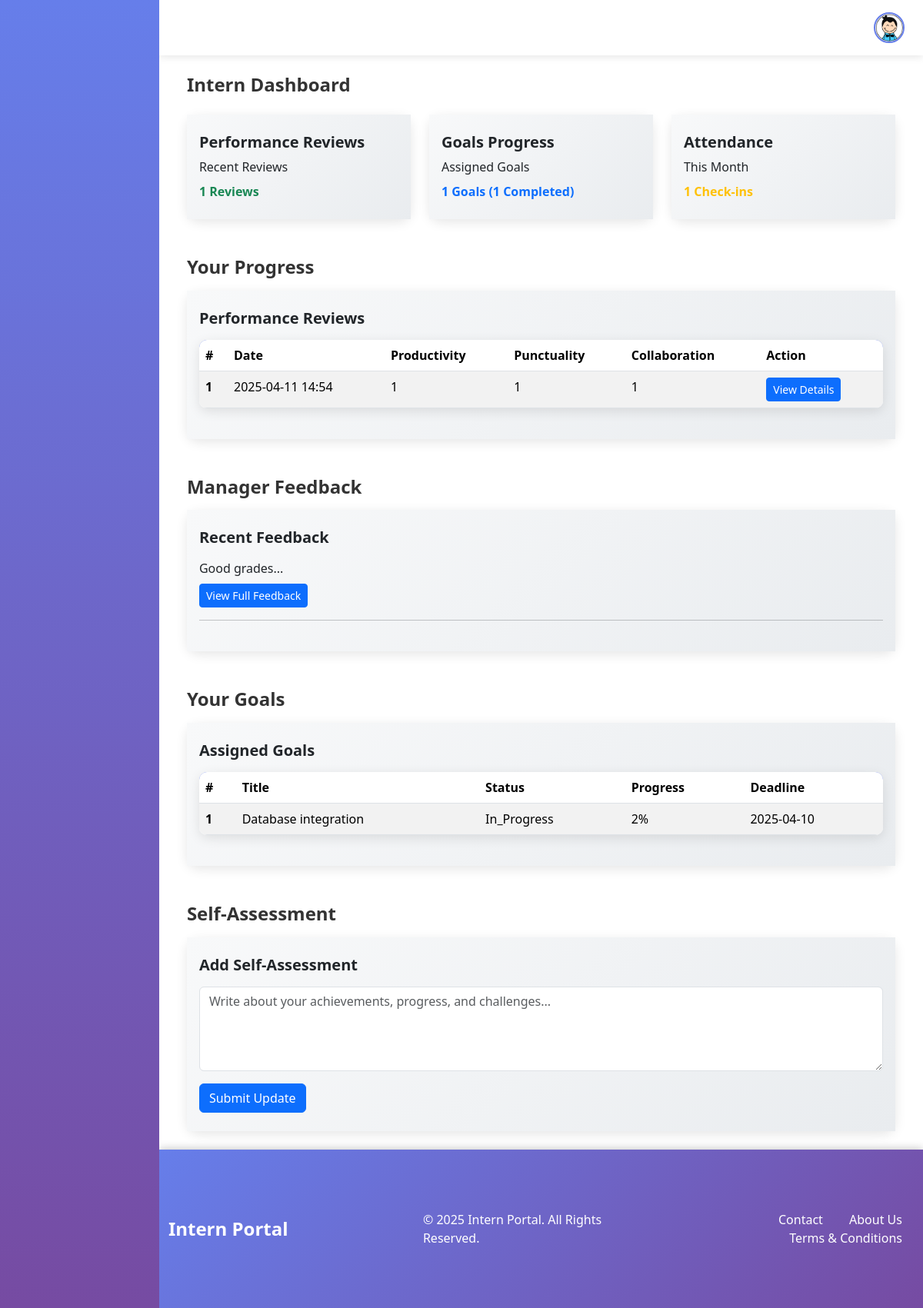
The page /intern_dashboard/10/ (signed in) on the database its author committed.
### accounts/models.py (models this page shows, shortened)
class PerformanceReview(models.Model):
    user = models.ForeignKey(CustomUser, on_delete=models.CASCADE)  # employee or intern
    date = models.DateTimeField(auto_now_add=True)
    productivity_score = models.IntegerField()
    punctuality_score = models.IntegerField()
    collaboration_score = models.IntegerField()
    goals = models.TextField()
    feedback = models.TextField()

class Goal(models.Model):
    STATUS_CHOICES = [
        ('in_progress', 'In Progress'),
        ('achieved', 'Achieved'),
        ('missed', 'Missed'),
    ]
    title = models.CharField(max_length=100, null=True)
    description = models.TextField()
    status = models.CharField(max_length=100, choices=STATUS_CHOICES)
    progress = models.PositiveIntegerField(default=0)
    created_at = models.DateTimeField(auto_now_add=True, null=True)
    deadline = models.DateTimeField(null=True)
    assigned_to = models.ForeignKey(CustomUser,on_delete=models.CASCADE,related_name="goals", null=True)
    completed = models.BooleanField(default=False, null=True)

### accounts/views.py (the view)
# urls.py: path('intern_dashboard/<int:user_id>/', views.intern_dashboard, name="intern_dashboard"),
def intern_dashboard(request, user_id):
    user = get_object_or_404(CustomUser, id=user_id, user_type=UserTypes.INTERN)
    if request.user != user:
        return redirect('user_login')  # Ensure only the intern can access their dashboard
    performance_reviews = PerformanceReview.objects.filter(user=user).order_by('-date')[:3]
    goals = Goal.objects.filter(assigned_to=user).order_by('-created_at')
    goals_completed = goals.filter(completed=True).count()
    attendance_records = Attend.objects.filter(attender=user).order_by('-datetime')
    data = {
        'user': user,
        'performance_reviews': performance_reviews,
        'goals': goals,
        'goals_completed': goals_completed,
        'attendance_records': attendance_records,
    }
    return render(request, "intern/intern_dashboard.html", data)

### templates/intern/intern_dashboard.html (shortened to what this page needs)
{% load static %}
<!DOCTYPE html>
<html lang="en">
<head>
    <link href="https://cdn.lineicons.com/4.0/lineicons.css" rel="stylesheet" />
    <link href="https://cdn.jsdelivr.net/npm/bootstrap@5.3.2/dist/css/bootstrap.min.css" rel="stylesheet"
>
    <link rel="stylesheet" href="{% static 'css/style.css' %}">
</head>
<body>
    <div class="wrapper">
        <aside id="sidebar">
            <div class="d-flex align-items-center p-3">
                <button class="toggle-btn" type="button">
                </button>
            </div>
            <ul class="sidebar-nav">
                <li class="sidebar-item">
                    <a href="{% url 'intern_dashboard' user.id %}" class="sidebar-link">
                    </a>
                </li>
                <li class="sidebar-item">
                    <a href="{% url 'goals' %}" class="sidebar-link">
                    </a>
                </li>
                <li class="sidebar-item">
                    <a href="{% url 'Self_Assessment' %}" class="sidebar-link">
                    </a>
                </li>
                <li class="sidebar-item">
                    <a href="{% url 'attendance' %}" class="sidebar-link">
                    </a>
                </li>
                <li class="sidebar-item">
                    <a href="{% url 'logout' %}" class="sidebar-link">
                    </a>
                </li>
            </ul>
        </aside>
        <div class="main">
            <nav class="navbar navbar-expand px-4 py-3">
                <div class="navbar-collapse collapse">
                    <ul class="navbar-nav ms-auto">
                        <li class="nav-item dropdown">
                            <a href="#" data-bs-toggle="dropdown" class="nav-icon pe-md-0">
                                <img src="{% static 'img/user.png' %}" class="avatar img-fluid" alt="User Avatar">
                            </a>
                        </li>
                    </ul>
                </div>
            </nav>
            <main class="content px-4 py-4">
                <div class="container-fluid">
                    <h3 class="fw-bold fs-4 mb-4">Intern Dashboard</h3>
                    <div class="row g-4">
                        <div class="col-12 col-md-4">
                            <div class="card">
                                <div class="card-body py-4">
                                    <h5 class="mb-2 fw-bold">Performance Reviews</h5>
                                    <p class="mb-2">Recent Reviews</p>
                                    <div class="mb-0">
                                        <span class="fw-bold text-success">
                                            {{ performance_reviews|length }} Reviews
                                        </span>
                                    </div>
                                </div>
                            </div>
                        </div>
                        <div class="col-12 col-md-4">
                            <div class="card">
                                <div class="card-body py-4">
                                    <h5 class="mb-2 fw-bold">Goals Progress</h5>
                                    <p class="mb-2">Assigned Goals</p>
                                    <div class="mb-0">
                                        <span class="fw-bold text-primary">
                                            {{ goals|length }} Goals ({{ goals_completed }} Completed)
                                        </span>
                                    </div>
                                </div>
                            </div>
                        </div>
                        <div class="col-12 col-md-4">
                            <div class="card">
                                <div class="card-body py-4">
                                    <h5 class="mb-2 fw-bold">Attendance</h5>
                                    <p class="mb-2">This Month</p>
                                    <div class="mb-0">
                                        <span class="fw-bold text-warning">
                                            {{ attendance_records|length }} Check-ins
                                        </span>
                                    </div>
                                </div>
                            </div>
                        </div>
                    </div>
                    <h3 class="fw-bold fs-4 mt-5 mb-3">Your Progress</h3>
                    <div class="row">
                        <div class="col-12">
                            <div class="card">
                                <div class="card-body py-4">
                                    <h5 class="mb-3 fw-bold">Performance Reviews</h5>
                                    <table class="table table-striped">
                                        <thead>
                                            <tr>
                                                <th scope="col">#</th>
                                                <th scope="col">Date</th>
                                                <th scope="col">Productivity</th>
                                                <th scope="col">Punctuality</th>
                                                <th scope="col">Collaboration</th>
                                                <th scope="col">Action</th>
                                            </tr>
                                        </thead>
                                        <tbody>
                                            {% for review in performance_reviews %}
                                            <tr>
                                                <th scope="row">{{ forloop.counter }}</th>
                                                <td>{{ review.date|date:'Y-m-d H:i' }}</td>
                                                <td>{{ review.productivity_score }}</td>
                                                <td>{{ review.punctuality_score }}</td>
                                                <td>{{ review.collaboration_score }}</td>
                                                <td>
                                                    <a href="{% url 'intern_performance_details' review.id %}" class="btn btn-primary btn-sm">View Details</a>
                                                </td>
                                            </tr>
                                            {% empty %}
                                            <tr>
                                                <td colspan="6">No reviews available.</td>
                                            </tr>
                                            {% endfor %}
                                        </tbody>
                                    </table>
                                </div>
                            </div>
                        </div>
                    </div>
                    <h3 class="fw-bold fs-4 mt-5 mb-3">Manager Feedback</h3>
                    <div class="row">
                        <div class="col-12">
                            <div class="card">
                                <div class="card-body py-4">
                                    <h5 class="mb-3 fw-bold">Recent Feedback</h5>
                                    {% for review in performance_reviews %}
                                    <p class="mb-2">{{ review.feedback|slice:":100" }}...</p>
                                    <button class="btn btn-primary btn-sm" data-bs-toggle="modal" data-bs-target="#feedbackModal"
                                        data-feedback="{{ review.feedback }}">View Full Feedback</button>
                                    <hr>
                                    {% empty %}
                                    <p>No feedback available.</p>
                                    {% endfor %}
                                </div>
                            </div>
                        </div>
                    </div>
                    <h3 class="fw-bold fs-4 mt-5 mb-3">Your Goals</h3>
                    <div class="row">
                        <div class="col-12">
                            <div class="card">
                                <div class="card-body py-4">
                                    <h5 class="mb-3 fw-bold">Assigned Goals</h5>
                                    <table class="table table-striped">
                                        <thead>
                                            <tr>
                                                <th scope="col">#</th>
                                                <th scope="col">Title</th>
                                                <th scope="col">Status</th>
                                                <th scope="col">Progress</th>
                                                <th scope="col">Deadline</th>
                                            </tr>
                                        </thead>
                                        <tbody>
                                            {% for goal in goals %}
                                            <tr>
                                                <th scope="row">{{ forloop.counter }}</th>
                                                <td>{{ goal.title }}</td>
                                                <td>{{ goal.status|title }}</td>
                                                <td>{{ goal.progress }}%</td>
                                                <td>{{ goal.deadline|date:'Y-m-d' }}</td>
                                            </tr>
                                            {% empty %}
                                            <tr>
                                                <td colspan="5">No goals assigned.</td>
                                            </tr>
                                            {% endfor %}
                                        </tbody>
                                    </table>
                                </div>
                            </div>
                        </div>
                    </div>
                    <h3 class="fw-bold fs-4 mt-5 mb-3">Self-Assessment</h3>
                    <div class="row">
                        <div class="col-12">
                            <div class="card">
                                <div class="card-body py-4">
                                    <h5 class="mb-3 fw-bold">Add Self-Assessment</h5>
                                    <form method="post" action="{% url 'Self_Assessment' %}">
                                        <div class="mb-3">
                                            <textarea class="form-control" id="selfAssessment" name="selfAssessment" rows="4"
                                                placeholder="Write about your achievements, progress, and challenges..." required></textarea>
                                        </div>
                                        <button type="submit" class="btn btn-primary">Submit Update</button>
                                    </form>
                                </div>
                            </div>
                        </div>
                    </div>
                </div>
            </main>
            <footer class="footer">
                <div class="container-fluid">
                    <div class="row align-items-center text-center text-md-start">
                        <div class="col-md-4 mb-3 mb-md-0">
                            <a href="#" class="footer-brand">Intern Portal</a>
                        </div>
                        <div class="col-md-4 mb-3 mb-md-0">
                            <p class="mb-0">© 2025 Intern Portal. All Rights Reserved.</p>
                        </div>
                        <div class="col-md-4 text-md-end">
                            <ul class="list-inline mb-0">
                                <li class="list-inline-item">
                                    <a href="#">Contact</a>
                                </li>
                                <li class="list-inline-item">
                                    <a href="#">About Us</a>
                                </li>
                                <li class="list-inline-item">
                                    <a href="#">Terms & Conditions</a>
                                </li>
                            </ul>
                        </div>
                    </div>
                </div>
            </footer>
        </div>
    </div>
</body>
</html>

### rows shown on the page
PerformanceReview: date "2025-04-11 14:54", productivity_score "1", punctuality_score "1", collaboration_score "1", feedback "Good grades"
Goal: title "Database integration", status "In_Progress", progress "2", deadline "2025-04-10"

### other values the page prints
{{ performance_reviews|length }} "1"
{{ goals|length }} "1"
{{ goals_completed }} "1"
{{ attendance_records|length }} "1"
